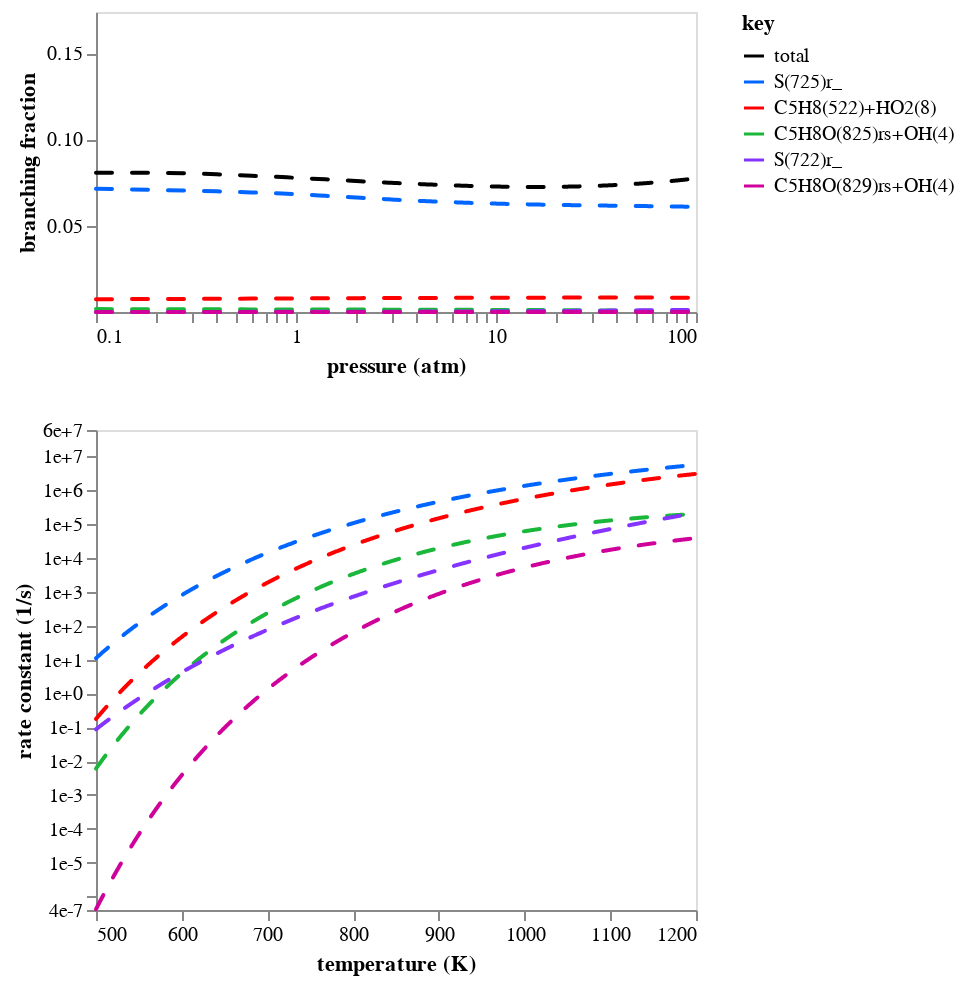

Notebook source saved alongside this figure:
### Code cell
branch_frac_chart2 = fig.branching_fraction_chart(
    rate_df2,
    P_range=(0.1, 100),
    T=T,
    legend=legend,
    total=True,
    mark_kwargs={"strokeDash": [8, 10], "strokeCap": "round"},
    y_range=f_range,
)
rate_chart2 = fig.rate_chart(
    rate_df2,
    T_range=(500, 1200),
    P=P,
    legend=legend,
    total=total,
    y_range=y_range,
    mark_kwargs={"strokeDash": [8, 10], "strokeCap": "round"},
    units={"substance": "molecules"},
)
chart = alt.vconcat(
    branch_frac_chart2.properties(width=300, height=150),
    rate_chart2.properties(width=300, height=240),
).configure_axis(grid=False)
chart

### Figure 1 — Vega-Lite specification as saved in the notebook (floating-point values rounded to 4 significant figures; data arrays with more than 128 entries replaced by an {"elided": "..."} marker saying what was removed)
{"config": {"view": {"continuousWidth": 300, "continuousHeight": 300}, "axis": {"grid": false}}, "vconcat": [{"data": {"name": "data-4c7203b370c9ee202e6ce9683eecddd6"}, "mark": {"type": "line", "strokeCap": "round", "strokeDash": [8, 10]}, "encoding": {"color": {"field": "key", "scale": {"domain": ["total", "S(725)r_", "C5H8(522)+HO2(8)", "C5H8O(825)rs+OH(4)", "S(722)r_", "C5H8O(829)rs+OH(4)"], "range": ["#000000", "#0066ff", "#ff0000", "#1ab73a", "#8533ff", "#d0009a"]}, "type": "nominal"}, "x": {"axis": {"labelExpr": "((abs(datum.value - 0.1) / abs(0.1) < 1e-5) ||\n(abs(datum.value - 1.0) / abs(1.0) < 1e-5) ||\n(abs(datum.value - 10.0) / abs(10.0) < 1e-5) ||\n(abs(datum.value - 100.0) / abs(100.0) < 1e-5) ||\n(abs(datum.value - 100.0) / abs(100.0) < 1e-5)) ? datum.label : ''", "values": [0.1, 0.2, 0.3, 0.4, 0.5, 0.6, 0.7, 0.8, 0.9, 1.0, 2.0, 3.0, 4.0, 5.0, 6.0, 7.0, 8.0, 9.0, 10.0, 20.0, 30.0, 40.0, 50.0, 60.0, 70.0, 80.0, 90.0, 100.0, 100.0]}, "field": "x", "scale": {"domain": [0.1, 100.0], "type": "log"}, "title": "pressure (atm)", "type": "quantitative"}, "y": {"axis": {"format": ".2f"}, "field": "value", "scale": {"domain": [6.153e-06, 0.1738]}, "title": "branching fraction", "type": "quantitative"}}, "height": 150, "transform": [{"fold": ["total", "S(725)r_", "C5H8(522)+HO2(8)", "C5H8O(825)rs+OH(4)", "S(722)r_", "C5H8O(829)rs+OH(4)"]}], "width": 300}, {"data": {"name": "data-2c5e8ac9eacb2ea1459bba82c0e4ff93"}, "mark": {"type": "line", "strokeCap": "round", "strokeDash": [8, 10]}, "encoding": {"color": {"field": "key", "scale": {"domain": ["S(725)r_", "C5H8(522)+HO2(8)", "C5H8O(825)rs+OH(4)", "S(722)r_", "C5H8O(829)rs+OH(4)"], "range": ["#0066ff", "#ff0000", "#1ab73a", "#8533ff", "#d0009a"]}, "type": "nominal"}, "x": {"axis": {"format": ".0f"}, "field": "x", "scale": {"domain": [500, 1200]}, "title": "temperature (K)", "type": "quantitative"}, "y": {"axis": {"format": ".0e", "labelExpr": "((abs(datum.value - 4e-07) / abs(4e-07) < 1e-5) ||\n(abs(datum.value - 1e-06) / abs(1e-06) < 1e-5) ||\n(abs(datum.value - 1e-05) / abs(1e-05) < 1e-5) ||\n(abs(datum.value - 0.0001) / abs(0.0001) < 1e-5) ||\n(abs(datum.value - 0.001) / abs(0.001) < 1e-5) ||\n(abs(datum.value - 0.01) / abs(0.01) < 1e-5) ||\n(abs(datum.value - 0.1) / abs(0.1) < 1e-5) ||\n(abs(datum.value - 1.0) / abs(1.0) < 1e-5) ||\n(abs(datum.value - 10.0) / abs(10.0) < 1e-5) ||\n(abs(datum.value - 100.0) / abs(100.0) < 1e-5) ||\n(abs(datum.value - 1000.0) / abs(1000.0) < 1e-5) ||\n(abs(datum.value - 10000.0) / abs(10000.0) < 1e-5) ||\n(abs(datum.value - 100000.0) / abs(100000.0) < 1e-5) ||\n(abs(datum.value - 1000000.0) / abs(1000000.0) < 1e-5) ||\n(abs(datum.value - 10000000.0) / abs(10000000.0) < 1e-5) ||\n(abs(datum.value - 60000000.0) / abs(60000000.0) < 1e-5)) ? datum.label : ''", "values": [4e-07, 1e-06, 1e-05, 0.0001, 0.001, 0.01, 0.1, 1.0, 10.0, 100.0, 1000.0, 10000.0, 100000.0, 1000000.0, 10000000.0, 60000000.0]}, "field": "value", "scale": {"domain": [4e-07, 60000000.0], "type": "log"}, "title": "rate constant (1/s)", "type": "quantitative"}}, "height": 240, "transform": [{"fold": ["S(725)r_", "C5H8(522)+HO2(8)", "C5H8O(825)rs+OH(4)", "S(722)r_", "C5H8O(829)rs+OH(4)"]}], "width": 300}], "$schema": "https://vega.github.io/schema/vega-lite/v5.20.1.json", "datasets": {"data-4c7203b370c9ee202e6ce9683eecddd6": {"elided": "1000 records"}, "data-2c5e8ac9eacb2ea1459bba82c0e4ff93": {"elided": "1000 records"}}}
